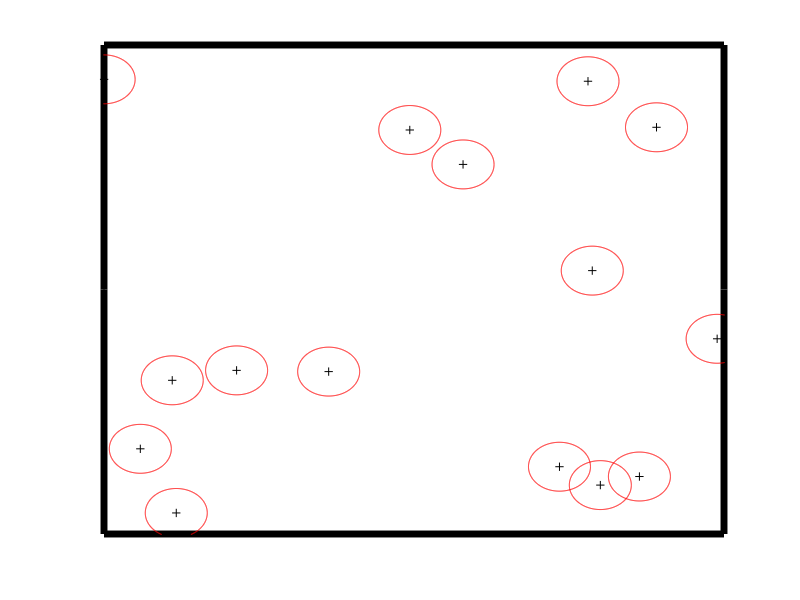

Reproduce this figure in MATLAB. (Note: this script raises an error after producing the figure.)
%+-------------------------------------------------------+%
%|                 Fuzzy Path Planning                   |%
%|                   Sophia Mitchell                     |%
%+-------------------------------------------------------+%

function [min_dist,min_dist_fuzz] = simulation2()

%close all
%clear all
%clc

%----------------------CONSTANTS----------------------

%layout/structure
WALL_WIDTH = 5;
FIGURE_WIDTH = 600; %pixels
FIGURE_HEIGHT = 600; %pixels
PLOT_W = 100; %width in plot units. this will be main units for program
PLOT_H = 100; %height

%appearance
FIGURE_COLOR = [0, 0, 0]; %program background
AXIS_COLOR = [.9, .7, .4]; %the court
WALL_COLOR = [0, 0, 0]; %format string for drawing walls
TARGET_COLOR = [0, 0, 0]; %the targets
TARGET_CIRCLE_PRE_COLOR = [1, 0, 0]; %The target circle is red until it has been met by the robot.
TARGET_X = [];
TARGET_Y =[];
start_point = [];
XYS = [];
opt_rte = [];
fuzzy_rte = [];
fuzzy_rte_rev = [];

%Prompts the user for the number of targets if none were given in calling
%the function
prompt = {'Enter number of targets:'};
dlg_title = 'Define Targets';
num_lines = 1;
def = {'15'};
target = inputdlg(prompt,dlg_title,num_lines,def);
TARGET_NUM = str2double(target);


make_targets();
min_dist_fuzz_rev = [];
opt_rte_rev = [];
n = length(XYS');
pop_size = 60;
num_iter = 1e4;
show_prog = 1;
show_res = 1;
a = meshgrid(1:n);
dmat = reshape(sqrt(sum((XYS(a,:)-XYS(a',:)).^2,2)),n,n);

radius = 5;

ROVER_COLOR = [.1, .7, 1];
roverPlot = [];
%min_dist = [];
min_dist_fuzz = [];
%gaoff = true; 
fuzzoff = true;
%ScreenSize is a four-element vector: [left, bottom, width, height]:
scrsz = get(0,'ScreenSize');

fig = []; %main program figure
fig = figure('Position',[(scrsz(3)-FIGURE_WIDTH)/2 ...
            (scrsz(4)-FIGURE_HEIGHT)/2 ...
            FIGURE_WIDTH, FIGURE_HEIGHT]);
fuzz = figure('Position',[(scrsz(3)-FIGURE_WIDTH)/2 ...
            (scrsz(4)-FIGURE_HEIGHT)/2 ...
            FIGURE_WIDTH, FIGURE_HEIGHT]);
gene = figure('Position',[(scrsz(3)-FIGURE_WIDTH)/2 ...
             (scrsz(4)-FIGURE_HEIGHT)/2 ...
             FIGURE_WIDTH, FIGURE_HEIGHT]);
doubfuz = figure('Position',[(scrsz(3)-FIGURE_WIDTH)/2 ...
            (scrsz(4)-FIGURE_HEIGHT)/2 ...
            FIGURE_WIDTH, FIGURE_HEIGHT]);
% both = figure('Position',[(scrsz(3)-FIGURE_WIDTH)/2 ...
%             (scrsz(4)-FIGURE_HEIGHT)/2 ...
%             FIGURE_WIDTH, FIGURE_HEIGHT]);

%----------------------VARIABLES----------------------

quitGame = false; %guard for main loop. when true, program ends
xstuff = [];
ystuff = [];  
areaX = [];
areaY = [];

%-----------------------SUBROUTINES----------------------

%------------createFigure------------
%sets up main program figure
%plots robot, walls, targets and regions
%called once at start of program
    function createFigure(currentfig) %#ok<*INUSD>
                
        currentfig = figure('Position',[(scrsz(3)-FIGURE_WIDTH)/2 ...
            (scrsz(4)-FIGURE_HEIGHT)/2 ...
            FIGURE_WIDTH, FIGURE_HEIGHT]);
        
        figure(currentfig);
       
        %register keydown and keyup listeners
        set(currentfig,'KeyPressFcn',@keyDown, 'KeyReleaseFcn', @keyUp);
        
        %figure can't be resized
        set(currentfig, 'Resize', 'off');
        axis([0 PLOT_W 0 PLOT_H]);
        axis manual;
        
        %set color for the court, hide axis ticks.
        set(gca, 'color', AXIS_COLOR, 'YTick', [], 'XTick', []);
        
        %set background color for figure
        set(currentfig, 'color', FIGURE_COLOR);
        hold on;
        
        %plot walls
        topWallXs = [0,0,PLOT_W,PLOT_W];
        topWallYs = [(PLOT_H/2),PLOT_H,PLOT_H,(PLOT_H/2)];
        bottomWallXs = [0,0,PLOT_W,PLOT_W];
        bottomWallYs = [(PLOT_H/2),0,0,(PLOT_H/2)];
        plot(topWallXs, topWallYs, '-', ...
            'LineWidth', WALL_WIDTH, 'Color', WALL_COLOR);
        plot(bottomWallXs, bottomWallYs, '-', ...
            'LineWidth', WALL_WIDTH, 'Color', WALL_COLOR);
        
        %randomly places targets with cirlces around them
        plot(TARGET_X, TARGET_Y, '+', 'Color', TARGET_COLOR);
        long=length(TARGET_X);
        %        index = length(TARGET_X);
        while long>0;
            circle(TARGET_X(long), TARGET_Y(long), radius);
            areaX(long,:) = xstuff; %#ok<*SETNU>
            areaY(long,:) = ystuff;
            %            index(long) = long;
            long = long-1;
        end
        
        %places the rover on the screen
        roverPlot = plot(0,0, '-', 'LineWidth',2);
        set(roverPlot, 'Color', ROVER_COLOR);        
    end

%-----------circle----------------
%x and y are the coordinates of the center of the circle
%r is the radius of the circle
%0.01 is the angle step, bigger values will draw the circle faster but
%you might notice imperfections (not very smooth)
    function circle(x,y,r)
        ang=0:0.01:2*pi;
        xp=r*cos(ang);
        yp=r*sin(ang);
        xstuff = x+xp;
        ystuff = y+yp;
        plot(xstuff,ystuff,'color',TARGET_CIRCLE_PRE_COLOR);
    end

%------------make_targets-------------
%Makes an array of target points
    function make_targets
        XYS = rand(TARGET_NUM,2)*100; %###Change the first number here to change number of targets
        TARGET_X = XYS(:,1);
        TARGET_Y = XYS(:,2);
        start_point = [0,0];
        XYS = [start_point;XYS];
        n = length(XYS');
        pop_size = 60;
        num_iter = 1e4;
        show_prog = 1;
        show_res = 1;
        a = meshgrid(1:n);
        dmat = reshape(sqrt(sum((XYS(a,:)-XYS(a',:)).^2,2)),n,n);
    end

%------------keyDown------------
%listener registered in createFigure
%listens for input
%sets appropriate variables and calls functions
    function keyDown(src,event) %#ok<*INUSL>
        switch event.Key
            case 'r'
                clear all;
                close all;
                clc
                make_targets();
                createFigure(fig);
                newGame;
            case 'c'
                close('all');
            case 'g'
                %Calls the genetic algorithm
%                 [opt_rte,min_dist] = tsp_ga(XYS,dmat,pop_size,num_iter,show_prog,show_res);
%                 close('all');
%                 gaoff = false;
%                 writeOnGA(opt_rte, min_dist, gene, XYS);
                %outputs
                            
            case 'f'
                %Runs the fuzzy system forwards
%                 [fuzzy_rte,min_dist_fuzz] = tsp_fuzz(XYS,radius,opt_rte);
%                 close('all');
%                 fuzzoff = false;
%                 writeOnFuzzy(fuzzy_rte,min_dist_fuzz,fuzz,XYS,1);
%                             
            case 'o'
                %Runs the fuzzy solver in reverse
%                 close('all');
%                 opt_rte_rev = fliplr(opt_rte);
%                 [fuzzy_rte_rev, min_dist_fuzz_rev] = tsp_fuzz(XYS, radius, opt_rte_rev);
%                 writeOnFuzzy(fuzzy_rte,min_dist_fuzz,doubfuz,XYS,1);
%                 writeOnFuzzy(fuzzy_rte_rev,min_dist_fuzz_rev,doubfuz,XYS,2);
            
%             case 'b'
%                 % if both the GA and TSP haven't been run yet, you
%                 % can't map them.
%                 close('all');
%                 if gaoff && fuzzoff
%                     error('Must run GA and FA before plotting!')
%                 else
%                     writeOnGA(opt_rte, min_dist, both, XYS); %#ok<*NODEF>
%                     writeOnFuzzy(fuzzy_rte, min_dist_fuzz, both, XYS,1);
%                 end
            case 'q'
                close('all');
                quitGame = true;
        end
    end


%Inputs are the route and minimum distance for the GA solution,
%as well as the xy coordinate list and the figure you're going to
%draw on. The figure should be the same one as the mars simulation
%figure plot.
    function writeOnGA(rte_opt, min, currentfig, xy)
        createFigure(currentfig);
        route = rte_opt([1:n 1]);
        plot(xy(route, 1), xy(route, 2), 'g.-');
        title(sprintf('Total Distance = %1.4f',min),'Color','w');
    end

%Delets the GA from the current figure and plots on the fuzzy solution
%that includes the areas on the problem.
    function writeOnFuzzy(rte_fuzz, min, currentfig, xy,no)
        createFigure(currentfig);
        plot(rte_fuzz(:,1),rte_fuzz(:,2), 'b.-');
        title(sprintf('Total Distance = %1.4f',min),'Color','w');
        ylabel(no,'Color','w');
    end

%Closes and clears whatever figure is in the input.
    function clearCurrent(currentfig) %#ok<*DEFNU>
        close(currentfig);
    end

%----------------------MAIN SCRIPT----------------------
createFigure(fig);

%calls the genetic algorithm
[opt_rte,min_dist] = tsp_ga(XYS,dmat,pop_size,num_iter,show_prog,show_res);
close('all');
writeOnGA(opt_rte, min_dist, gene, XYS);

%runs the fuzzy system 
[fuzzy_rte,min_dist_fuzz] = tsp_fuzz(XYS,radius,opt_rte);
close('all')
fuzzoff = false;
writeOnFuzzy(fuzzy_rte,min_dist_fuzz,fuzz,XYS,1);

end